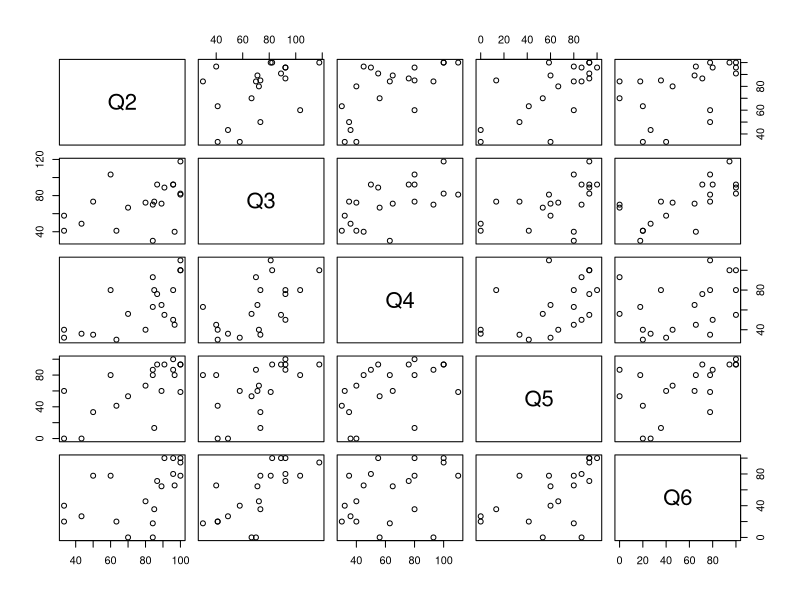
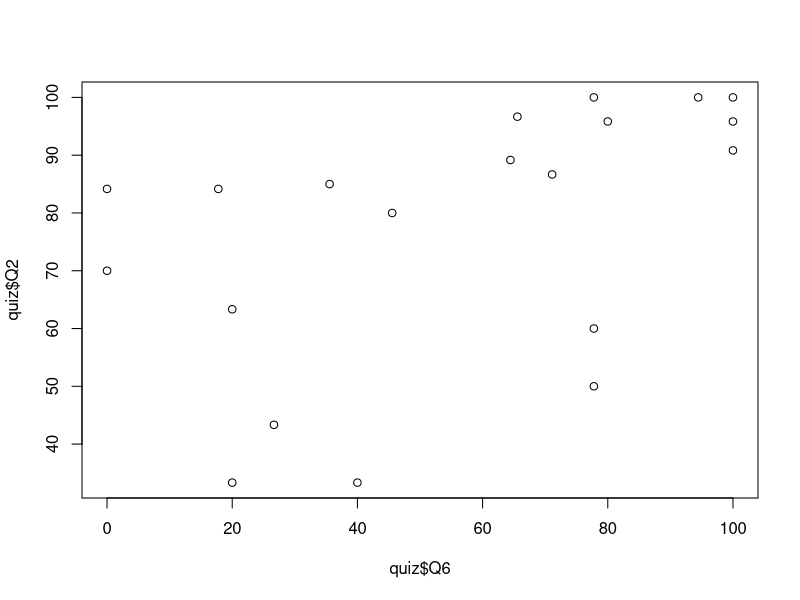

Reproduce these figures in R, in order.
## ---- chunk 1
quiz <- read.csv("quiz.csv")

# Importing the data frame of quiz scores from quizzes 2 through 6
## ---- chunk 2
plot(quiz)

# Creating a pairs plot to look for association across quiz scores
## ---- chunk 3
plot(quiz$Q6, quiz$Q2)

# Creating a scatter plot of the percentages on quiz 6 against quiz 2
## ---- chunk 4
cor(quiz$Q6, quiz$Q2)

# Computing the Pearson correlation between Quiz 2 and Quiz 6
